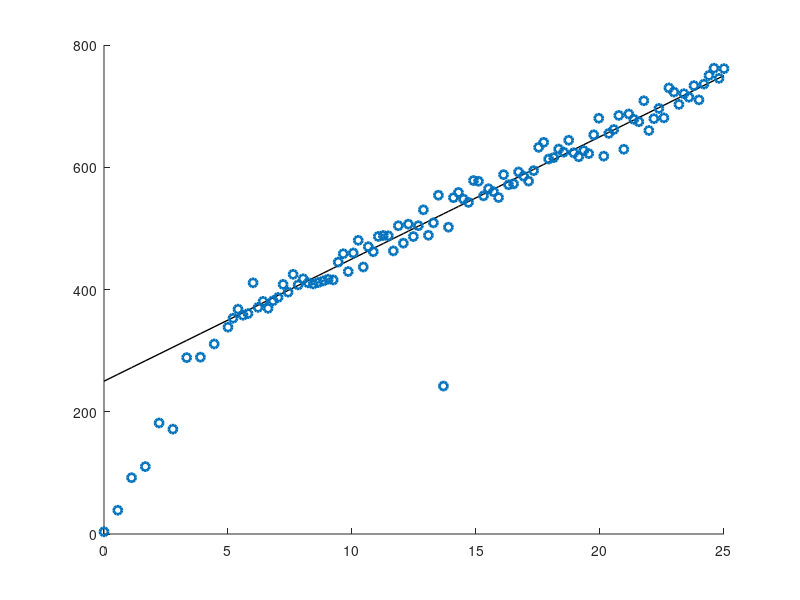

The MATLAB source for this figure: (Note: this script raises an error after producing the figure.)
%%%
% Example
%
% Author: Antoine Hilhorst
% Date: 2022
%%%

close all
%% generate random values
x0 = 5;
x1 = 25;
x = linspace(x0,x1,100);

% linear model y = alpha1*x + beta1 + epsilon
% epsilon is white noise
alpha1 = 20;
beta1 = 250;
noise_ampl1 = 15;
y = alpha1*x + beta1 + noise_ampl1*randn(size(x));

% let's assume that y follows a different model below x0
xx = linspace(0,x0,10);
beta2 = 10;
alpha2 = alpha1+(beta1-beta2)/x0; % defined such that yy(x0) = y(x0)
noise_ampl2 = noise_ampl1;
yy = alpha2*xx + beta2 + noise_ampl2*randn(size(xx));

x = [xx(1:end-1) x];
y = [yy(1:end-1) y];

% let's add outliers
n_outliers = 3; % adds 1 to n_outliers outliers
outliers = round(length(x)*rand(n_outliers,1));
y(outliers) = mean(y) + std(y)*randn(size(outliers));

%% 
figure('Color','w','units','normalized','outerposition',[0 0 .5 1])
hold on

colors = lines(5);
plot(x,alpha1*x+beta1,'k-','Linewidth',1)
plot(x,y,'o','Color',colors(1,:),'Linewidth',2)

%% identifying x0 and outliers using Chow Test
start = 5;
palpha = 0.05;

h = zeros(size(x));
pval = zeros(size(x));
outliers_chow = [];

[h, pval, outliers_chow] = chow_test(x,y,start,palpha,h,pval,outliers_chow);

plot(x(outliers_chow),y(outliers_chow),'x','Color',colors(2,:),'Linewidth',2,'MarkerSize',10)

%% linear regression of the data without the outliers
% with confidence and prediction intervals

% removing the outliers
x(outliers_chow) = [];
y(outliers_chow) = [];

[p1, ~, ci, ~, val] = lin_reg_2d(x,y,x,0.05);
% plot(x,y_lr,'-','Color',colors(3,:),'Linewidth',2)
plot(x,ci(1,:),'--','Color',colors(3,:),'Linewidth',3)
plot(x,ci(2,:),'--','Color',colors(3,:),'Linewidth',3)
% plot(x,pi(1,:),'-.','Color',colors(3,:),'Linewidth',3)
% plot(x,pi(2,:),'-.','Color',colors(3,:),'Linewidth',3)

%% identifying outliers from Studentized residuals
outliers_tresid = (val.tresid>1.96) | (val.tresid<-1.96);

plot(x(outliers_tresid),y(outliers_tresid),'s','Color',colors(2,:),'Linewidth',2,'MarkerSize',10)

% removing the outliers
x(outliers_tresid) = [];
y(outliers_tresid) = [];

[p2, ~, ci, ~, ~] = lin_reg_2d(x,y,x,0.05);
% plot(x,y_lr,'-','Color',colors(4,:),'Linewidth',2)
plot(x,ci(1,:),'--','Color',colors(4,:),'Linewidth',3)
plot(x,ci(2,:),'--','Color',colors(4,:),'Linewidth',3)
% plot(x,pi(1,:),'-.','Color',colors(4,:),'Linewidth',3)
% plot(x,pi(2,:),'-.','Color',colors(4,:),'Linewidth',3)

%% identifying outliers from the CI
outliers_ci = (y>ci(1,:)) | (y<ci(2,:));

plot(x(outliers_ci),y(outliers_ci),'v','Color',colors(2,:),'Linewidth',2,'MarkerSize',10)

% removing the outliers
x(outliers_ci) = [];
y(outliers_ci) = [];

[p3, y_lr, ci, pi, ~] = lin_reg_2d(x,y,x,0.05);
plot(x,y_lr,'-','Color',colors(5,:),'Linewidth',2)
plot(x,ci(1,:),'--','Color',colors(5,:),'Linewidth',3)
plot(x,ci(2,:),'--','Color',colors(5,:),'Linewidth',3)
plot(x,pi(1,:),'-.','Color',colors(5,:),'Linewidth',3)
plot(x,pi(2,:),'-.','Color',colors(5,:),'Linewidth',3)

%% display linear regression estimators
disp([p1; ...
    p2; ...
    p3; ...
    alpha1 beta1])



